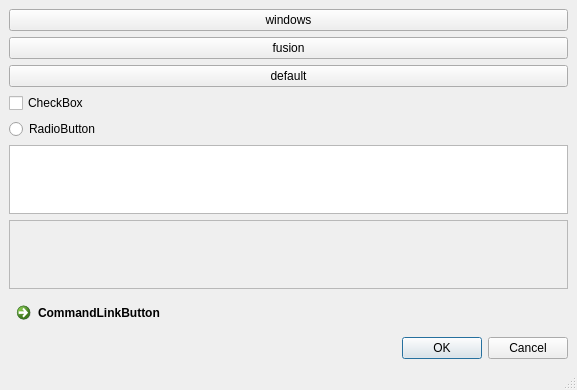
<?xml version="1.0" encoding="UTF-8"?>
<ui version="4.0">
 <class>MainWindow</class>
 <widget class="QMainWindow" name="MainWindow">
  <property name="geometry">
   <rect>
    <x>0</x>
    <y>0</y>
    <width>577</width>
    <height>371</height>
   </rect>
  </property>
  <property name="windowTitle">
   <string>MainWindow</string>
  </property>
  <widget class="QWidget" name="centralwidget">
   <layout class="QVBoxLayout" name="verticalLayout">
    <item>
     <widget class="QPushButton" name="Button1">
      <property name="sizePolicy">
       <sizepolicy hsizetype="MinimumExpanding" vsizetype="Fixed">
        <horstretch>0</horstretch>
        <verstretch>0</verstretch>
       </sizepolicy>
      </property>
      <property name="text">
       <string>windows</string>
      </property>
     </widget>
    </item>
    <item>
     <widget class="QPushButton" name="Button2">
      <property name="text">
       <string>fusion</string>
      </property>
     </widget>
    </item>
    <item>
     <widget class="QPushButton" name="Button3">
      <property name="text">
       <string>default</string>
      </property>
     </widget>
    </item>
    <item>
     <widget class="QCheckBox" name="checkBox">
      <property name="text">
       <string>CheckBox</string>
      </property>
     </widget>
    </item>
    <item>
     <widget class="QRadioButton" name="radioButton">
      <property name="sizePolicy">
       <sizepolicy hsizetype="MinimumExpanding" vsizetype="Fixed">
        <horstretch>0</horstretch>
        <verstretch>0</verstretch>
       </sizepolicy>
      </property>
      <property name="text">
       <string>RadioButton</string>
      </property>
     </widget>
    </item>
    <item>
     <widget class="QListView" name="listView"/>
    </item>
    <item>
     <widget class="QScrollArea" name="scrollArea">
      <property name="widgetResizable">
       <bool>true</bool>
      </property>
      <widget class="QWidget" name="scrollAreaWidgetContents_2">
       <property name="geometry">
        <rect>
         <x>0</x>
         <y>0</y>
         <width>557</width>
         <height>53</height>
        </rect>
       </property>
      </widget>
     </widget>
    </item>
    <item>
     <widget class="QCommandLinkButton" name="commandLinkButton">
      <property name="text">
       <string>CommandLinkButton</string>
      </property>
     </widget>
    </item>
    <item>
     <widget class="QDialogButtonBox" name="buttonBox">
      <property name="standardButtons">
       <set>QDialogButtonBox::Cancel|QDialogButtonBox::Ok</set>
      </property>
     </widget>
    </item>
   </layout>
  </widget>
  <widget class="QMenuBar" name="menubar">
   <property name="geometry">
    <rect>
     <x>0</x>
     <y>0</y>
     <width>577</width>
     <height>21</height>
    </rect>
   </property>
  </widget>
  <widget class="QStatusBar" name="statusbar"/>
 </widget>
 <resources/>
 <connections/>
</ui>
